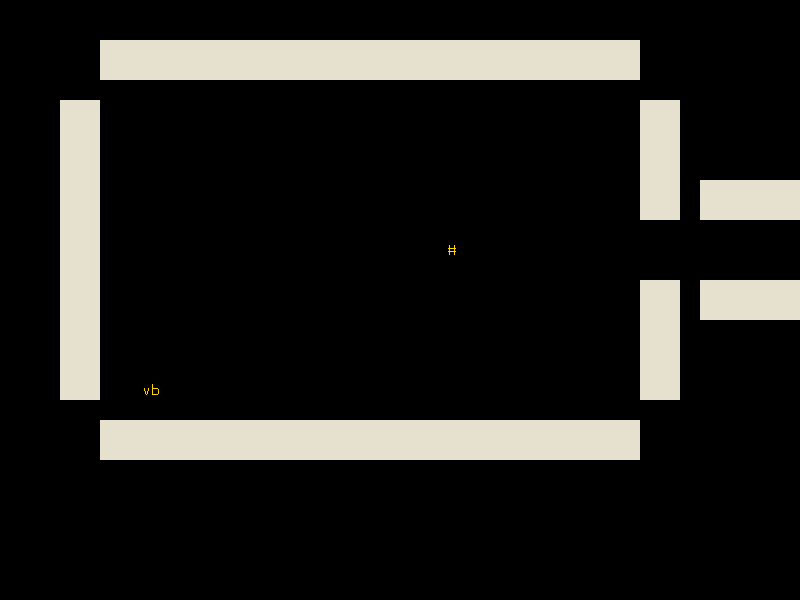

Rendered tile map (Tiled .tmx) drawn with the repository's tilesets; below, a short description and the map source with its tile grids summarised:
An orthogonal 40x30 tile map with 20x20 px tiles, 2 tile layers (Main, Designer).

<map version="1.0" orientation="orthogonal" width="40" height="30" tilewidth="20" tileheight="20">
 <tileset firstgid="1" name="Tileset" tilewidth="20" tileheight="20">
  <image source="../img/Tileset.png" width="180" height="20" />
  <tile id="0">
   <properties>
    <property name="solid" value="1" />
   </properties>
  </tile>
  <tile id="1">
   <properties>
    <property name="hbumper" value="1" />
   </properties>
  </tile>
  <tile id="2">
   <properties>
    <property name="vbumper" value="1" />
   </properties>
  </tile>
  <tile id="3">
   <properties>
    <property name="crate" value="1" />
   </properties>
  </tile>
  <tile id="4">
   <properties>
    <property name="pickup" value="1" />
    <property name="red" value="1" />
   </properties>
  </tile>
  <tile id="5">
   <properties>
    <property name="blue" value="1" />
    <property name="pickup" value="1" />
   </properties>
  </tile>
  <tile id="6">
   <properties>
    <property name="pickup" value="1" />
    <property name="yellow" value="1" />
   </properties>
  </tile>
  <tile id="7">
   <properties>
    <property name="player" value="1" />
   </properties>
  </tile>
  <tile id="8">
   <properties>
    <property name="zombie" value="1" />
   </properties>
  </tile>
 </tileset>
 <layer name="Main" width="40" height="30">
  <data>[1200 cells, 182 non-empty, 1 distinct tile ids]</data>
 </layer>
 <layer name="Designer" width="40" height="30">
  <data>[1200 cells, 3 non-empty, 3 distinct tile ids]</data>
 </layer>
</map>
